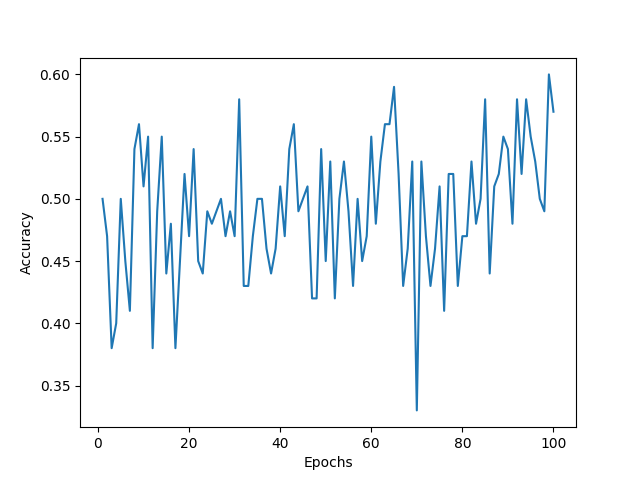

The Python source for this figure:

import numpy as np
import random
import matplotlib.pyplot as plt
import keras


# https://codereview.stackexchange.com/questions/207139/pretty-printing-of-the-numpy-ndarrays
def ndtotext(A, w=None, h=None):
    if A.ndim==1:
        if w == None :
            return str(A)
        else:
            s ='['+' '*(max(w[-1],len(str(A[0])))-len(str(A[0]))) +str(A[0])
            for i,AA in enumerate(A[1:]):
                s += ' '*(max(w[i],len(str(AA)))-len(str(AA))+1)+str(AA)
            s +='] '
    elif A.ndim==2:
        w1 = [max([len(str(s)) for s in A[:,i]])  for i in range(A.shape[1])]
        w0 = sum(w1)+len(w1)+1
        s= u'\u250c'+u'\u2500'*w0+u'\u2510' +'\n'
        for AA in A:
            s += ' ' + ndtotext(AA, w=w1) +'\n'
        s += u'\u2514'+u'\u2500'*w0+u'\u2518'
    elif A.ndim==3:
        h=A.shape[1]
        s1=u'\u250c' +'\n' + (u'\u2502'+'\n')*h + u'\u2514'+'\n'
        s2=u'\u2510' +'\n' + (u'\u2502'+'\n')*h + u'\u2518'+'\n'
        strings=[ndtotext(a)+'\n' for a in A]
        strings.append(s2)
        strings.insert(0,s1)
        s='\n'.join(''.join(pair) for pair in zip(*map(str.splitlines, strings)))
    return s


X = [[1, 0],
     [0, 1],
     [0, -1],
     [-1, 0]]

y = [0, 1, 1, 0]


class1_x1 = np.array(random.sample(range(2, 100), 48))
class1_x2 = np.array(np.random.rand(48))

random_x1c1 = np.array(random.sample(range(0, 48), 20))
random_x2c1 = np.array(random.sample(range(0, 48), 20))
class1_x1[random_x1c1] = class1_x1[random_x1c1 ] *-1
class1_x2[random_x2c1] = class1_x2[random_x2c1 ] *-1

class2_x1 = np.array(np.random.rand(48))
class2_x2 = np.array(random.sample(range(2, 100), 48))

random_x1c2 = np.array(random.sample(range(0, 48), 20))
random_x2c2 = np.array(random.sample(range(0, 48), 20))
class2_x1[random_x1c2] = class2_x1[random_x1c2 ] *-1
class2_x2[random_x2c2] = class2_x2[random_x2c2 ] *-1

for i in range(len(class1_x1)):
    X.append([class1_x1[i], class1_x2[i]])
    y.append(0)

for i in range(len(class1_x1)):
    X.append([class2_x1[i], class2_x2[i]])
    y.append(1)


X = np.array(X)
Y = np.array(y)
fig = plt.figure()
plt.scatter(X[: ,0], X[: ,1], c=Y)
plt.show()
fig.savefig("data_x.png")


def sigmoid_no_beta(z):
    return 1. / ( 1+ np.exp(-z))

X, Y = X.T, Y.reshape(1, Y.shape[0])



def layer_sizes(X, Y):

    n_x = X.shape[0] # size of input layer`
    n_h = 2
    n_y =Y.shape[0]  # size of output layer
    return (n_x, n_h, n_y)


def initialize_parameters(n_x, n_h, n_y):
    W1 = 2 * np.random.random((n_h, n_x)) - 1
    b1 = np.zeros(shape=(n_h, 1))

    W2 = 2 * np.random.random((n_h, n_h)) - 1
    b2 = np.zeros(shape=(n_h, 1))

    W3 = 2 * np.random.random((n_y, n_h)) - 1
    b3 = np.zeros(shape=(n_y, 1))

    print (W2.shape)
    parameters = {"W1": W1,
                  "b1": b1,
                  "W2": W2,
                  "b2": b2,
                  "W3": W3,
                  "b3": b3}

    return parameters


def forward_propagation(X, parameters):
    # Retrieve each parameter from the dictionary "parameters"
    W1 = parameters['W1']
    b1 = parameters['b1']
    W2 = parameters['W2']
    b2 = parameters['b2']
    W3 = parameters['W3']
    b3 = parameters['b3']

    # Implement Forward Propagation to calculate A2 (probabilities)
    Z1 = np.matmul(W1, X) + b1
    A1 = sigmoid(Z1)
    Z2 = np.matmul(W2, A1) + b2
    A2 = sigmoid(Z2)
    Z3 = np.matmul(W3, A2) + b3
    A3 = sigmoid(Z3)

    cache = {"Z1": Z1,
             "A1": A1,
             "Z2": Z2,
             "A2": A2,
             "Z3": Z3,
             "A3": A3}

    return A3, cache


def compute_cost(A3, Y, parameters):
    m = Y.shape[1]  # number of example

    # Compute the cross-entropy cost
    logprobs = np.multiply(np.log(A3), Y) + np.multiply((1 - Y), np.log(1 - A3))
    cost = - np.sum(logprobs) / m

    cost = np.squeeze(cost)  # makes sure cost is the dimension we expect.
    # E.g., turns [[17]] into 17

    return cost


def sigmoid(x):
    return 1.0 / (1.0 + np.exp(-x * 2))


def backward_propagation(parameters, cache, X, Y):
    m = X.shape[1]

    # First, retrieve W1 and W2 from the dictionary "parameters".
    W1 = parameters['W1']
    W2 = parameters['W2']
    W3 = parameters['W3']

    # Retrieve also A1 and A2 from dictionary "cache".
    A1 = cache['A1']
    A2 = cache['A2']
    A3 = cache['A3']

    Z1 = cache['Z1']
    Z2 = cache['Z2']
    Z3 = cache['Z3']

    # Backward propagation: calculate dW1, db1, dW2, db2.

    dZ3 = A3 - Y
    dW3 = (1. / m) * np.matmul(dZ3, A2.T)
    db3 = (1. / m) * np.sum(dZ3, axis=1, keepdims=True)

    dA2 = np.matmul(W3.T, dZ3)
    dZ2 = dA2 * sigmoid(Z2) * (1 - sigmoid(Z2))
    dW2 = (1. / m) * np.matmul(dZ2, A1.T)
    db2 = (1. / m) * np.sum(dZ2, axis=1, keepdims=True)

    dA1 = np.matmul(W2.T, dZ2)
    dZ1 = dA1 * sigmoid(Z1) * (1 - sigmoid(Z1))
    dW1 = (1. / m) * np.matmul(dZ1, X.T)
    db1 = (1. / m) * np.sum(dZ1, axis=1, keepdims=True)

    grads = {"dW1": dW1,
             "db1": db1,
             "dW2": dW2,
             "db2": db2,
             "dW3": dW3,
             "db3": db3}

    return grads


def update_parameters(parameters, grads, learning_rate=0.9):
    """
    Updates parameters using the gradient descent update rule given above

    Arguments:
    parameters -- python dictionary containing your parameters
    grads -- python dictionary containing your gradients

    Returns:
    parameters -- python dictionary containing your updated parameters
    """
    # Retrieve each parameter from the dictionary "parameters"

    W1 = parameters['W1']
    b1 = parameters['b1']
    W2 = parameters['W2']
    b2 = parameters['b2']
    W3 = parameters['W3']
    b3 = parameters['b3']

    # Retrieve each gradient from the dictionary "grads"
    dW1 = grads['dW1']
    db1 = grads['db1']
    dW2 = grads['dW2']
    db2 = grads['db2']
    dW3 = grads['dW3']
    db3 = grads['db3']

    # Update rule for each parameter

    W1 = W1 - learning_rate * dW1
    b1 = b1 - learning_rate * db1
    W2 = W2 - learning_rate * dW2
    b2 = b2 - learning_rate * db2
    W3 = W3 - learning_rate * dW3
    b3 = b3 - learning_rate * db3

    # print (W2.shape)
    parameters = {"W1": W1,
                  "b1": b1,
                  "W2": W2,
                  "b2": b2,
                  "W3": W3,
                  "b3": b3}

    return parameters


def nn_model(X, Y, n_h, num_iterations=1000, print_cost=False):
    np.random.seed(3)
    n_x = layer_sizes(X, Y)[0]
    n_y = layer_sizes(X, Y)[2]

    parameters = initialize_parameters(n_x, n_h, n_y)
    W1 = parameters['W1']
    b1 = parameters['b1']
    W2 = parameters['W2']
    b2 = parameters['b2']
    W3 = parameters['W3']
    b3 = parameters['b3']

    for i in range(0, num_iterations + 1):

        # Forward propagation. Inputs: "X, parameters". Outputs: "A2, cache".
        A2, cache = forward_propagation(X, parameters)

        # Cost function. Inputs: "A2, Y, parameters". Outputs: "cost".
        cost = compute_cost(A2, Y, parameters)

        # Backpropagation. Inputs: "parameters, cache, X, Y". Outputs: "grads".
        grads = backward_propagation(parameters, cache, X, Y)

        # Gradient descent parameter update. Inputs: "parameters, grads". Outputs: "parameters".
        parameters = update_parameters(parameters, grads)

        # Print the cost every 1000 iterations
        if print_cost and i % 1000 == 0:
            print ("Cost after iteration %i: %f" % (i, cost))

    return parameters


def predict(parameters, X):
    A2, cache = forward_propagation(X, parameters)
    predictions = A2 > 0.5

    return predictions


# Build a model with a n_h-dimensional hidden layer
parameters = nn_model(X, Y, n_h=2, num_iterations=5000, print_cost=True)

predictions = predict(parameters, X)
print ('Accuracy: %d' % float(
    (np.dot(Y, predictions.T) + np.dot(1 - Y, 1 - predictions.T)) / float(Y.size) * 100) + '%')

W1 = parameters['W1']
b1 = parameters['b1']
W2 = parameters['W2']
b2 = parameters['b2']
W3 = parameters['W3']
b3 = parameters['b3']

print("Weight_1")
print(ndtotext(W1))
print("")
print ("Bias_1")
print(ndtotext(b1))
print("")

print("Weight_2")
print(ndtotext(W2))
print("")
print ("Bias_2")
print(ndtotext(b2))
print("")

print("Weight_3")
print(ndtotext(W3))
print("")
print ("Bias_3")
print(ndtotext(b3))
print("")

print ("Learning Rate: 0.9")
print ("Epochs: 5000")


class KerasBaseNet(object):
    def __init__(self, fit_x, fit_y):
        self.model = None

        self._build(fit_x, fit_y)

    def _build(self, fit_x, fit_y):
        pass

    def compile(self, fit_x, fit_y):
        pass

    def evaluate(self, tst_x, tst_y):
        eval = self.model.evaluate(tst_x, tst_y)
        scores_dict = {}
        for i, m in enumerate(self.model.metrics_names):
            if m == 'loss':
                continue
            if m == 'categorical_accuracy':
                scores_dict[m] = eval[i] * 100
                continue
            scores_dict[m] = eval[i]
        return scores_dict


class AccuracyHistory(keras.callbacks.Callback):
    def on_train_begin(self, logs={}):
        self.acc = []

    def on_epoch_end(self, batch, logs={}):
        self.acc.append(logs.get('acc'))

history = AccuracyHistory()


class KerasSimpleNet(KerasBaseNet):
    def __init__(self, fit_x, fit_y):
        super(KerasSimpleNet, self).__init__(fit_x, fit_y)
        self._build(fit_x, fit_y)

    def _build(self, fit_x, fit_y):
        self.model = keras.models.Sequential()
        self.model.add(keras.layers.Dense(3, input_shape=fit_x[0].shape, activation=keras.activations.sigmoid))
        self.model.add(keras.layers.Dense(3, activation=keras.activations.sigmoid))
        self.model.add(keras.layers.Dense(1, activation='sigmoid', name='preds'))

    def compile(self, fit_x, fit_y):
        sgd = keras.optimizers.SGD(lr=0.9)
        self.model.compile(loss='binary_crossentropy', optimizer=sgd,
                           metrics=['accuracy'])

        self.model.fit(fit_x, fit_y, batch_size=10, epochs=100, callbacks=[history])


kn = KerasSimpleNet(X.T, y)
kn.compile(X.T, y)

print(kn.evaluate(X.T, y))

model = kn.model
fig = plt.figure()
plt.plot(range(1, 101), history.acc)
plt.xlabel('Epochs')
plt.ylabel('Accuracy')
plt.show()
fig.savefig('{}.png'.format(len(model.layers)))

for i, layer in enumerate(model.layers):
    layer_weights = layer.get_weights()[0]
    print ("layer {} weight matrix ".format(i))
    print(ndtotext(np.asarray(layer_weights)))
    print("")

    layer_biases  = layer.get_weights()[1]
    print ("layer {} bias matrix ".format(i))
    print(ndtotext(np.asarray(layer_biases)))
    print("")
    print("")
